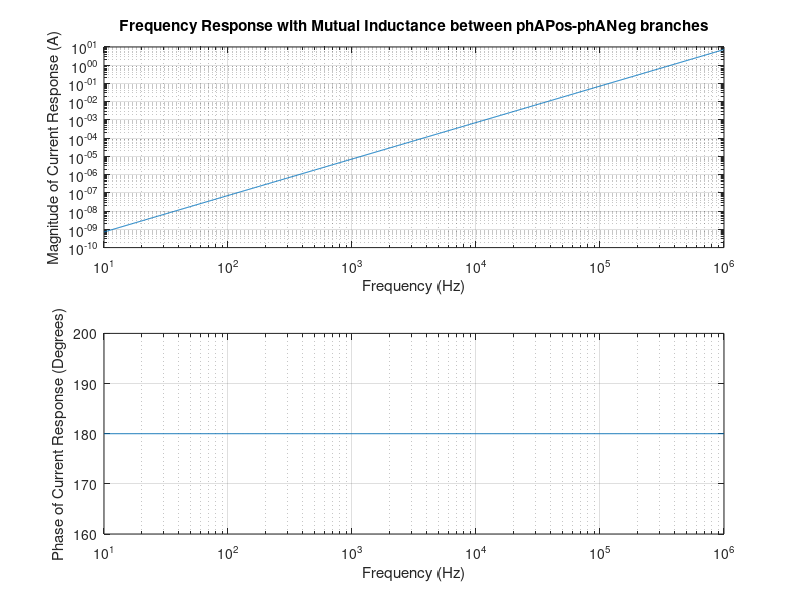

Reproduce this figure in MATLAB.
% Define component values
% Inductances between input nodes and capacitor nodes
LphAcap1Pos = 1e-6; % Example values in Henries
LphAcap2Pos = 1e-6;
LphAcap3Pos = 1e-6;
LphAcap4Pos = 1e-6;

LphAcap1Neg = 1e-6;
LphAcap2Neg = 1e-6;
LphAcap3Neg = 1e-6;
LphAcap4Neg = 1e-6;

% Mutual inductances between corresponding positive and negative branches
MphAcap1 = 0.5e-6;
MphAcap2 = 0.5e-6;
MphAcap3 = 0.5e-6;
MphAcap4 = 0.5e-6;

% Capacitances and ESLs
Ccap1 = 1e-6; ESLcap1 = 1e-9;
Ccap2 = 1e-6; ESLcap2 = 1e-9;
Ccap3 = 1e-6; ESLcap3 = 1e-9;
Ccap4 = 1e-6; ESLcap4 = 1e-9;

% Frequency range
frequencies = logspace(1, 6, 1000); % From 10 Hz to 1 MHz
omega = 2 * pi * frequencies; % Angular frequencies

% Initialize response array
current_response = zeros(size(frequencies));

% Define node indices for reference
% 1: phAPos, 2: phANeg, 3: Cap1Pos, 4: Cap1Neg, ..., 10: Cap4Neg
num_nodes = 10;
Y = zeros(num_nodes, num_nodes);

% Sweep through frequencies
for k = 1:length(omega)
    w = omega(k);
    
    % Reset admittance matrix
    Y = zeros(num_nodes, num_nodes);
    
    % Inductive admittance with mutual inductances
    % Y(1,3): phAPos to Cap1Pos, Y(2,4): phANeg to Cap1Neg (with mutual MphAcap1)
    Y(1, 3) = 1/(1i * w * LphAcap1Pos); Y(3, 1) = Y(1, 3);
    Y(2, 4) = 1/(1i * w * LphAcap1Neg); Y(4, 2) = Y(2, 4);
    Y(3, 4) = -1/(1i * w * MphAcap1); Y(4, 3) = Y(3, 4); % Mutual inductance

    % Y(1,5): phAPos to Cap2Pos, Y(2,6): phANeg to Cap2Neg (with mutual MphAcap2)
    Y(1, 5) = 1/(1i * w * LphAcap2Pos); Y(5, 1) = Y(1, 5);
    Y(2, 6) = 1/(1i * w * LphAcap2Neg); Y(6, 2) = Y(2, 6);
    Y(5, 6) = -1/(1i * w * MphAcap2); Y(6, 5) = Y(5, 6);

    % Y(1,7): phAPos to Cap3Pos, Y(2,8): phANeg to Cap3Neg (with mutual MphAcap3)
    Y(1, 7) = 1/(1i * w * LphAcap3Pos); Y(7, 1) = Y(1, 7);
    Y(2, 8) = 1/(1i * w * LphAcap3Neg); Y(8, 2) = Y(2, 8);
    Y(7, 8) = -1/(1i * w * MphAcap3); Y(8, 7) = Y(7, 8);

    % Y(1,9): phAPos to Cap4Pos, Y(2,10): phANeg to Cap4Neg (with mutual MphAcap4)
    Y(1, 9) = 1/(1i * w * LphAcap4Pos); Y(9, 1) = Y(1, 9);
    Y(2, 10) = 1/(1i * w * LphAcap4Neg); Y(10, 2) = Y(2, 10);
    Y(9, 10) = -1/(1i * w * MphAcap4); Y(10, 9) = Y(9, 10);

    % Capacitances and ESLs
    Y(3, 3) = Y(3, 3) + 1i * w * ESLcap1 + 1/(1i * w * Ccap1);
    Y(4, 4) = Y(4, 4) + 1i * w * ESLcap1 + 1/(1i * w * Ccap1);
    
    % Input current source at phAPos and phANeg
    I = zeros(num_nodes, 1);
    I(1) = 1; % Current source of 1 A
    
    % Solve for node voltages
    V = Y \ I;
    
    % Compute the current response through Cap1 (from Cap1Pos to Cap1Neg)
    Vcap1Pos = V(3);
    Vcap1Neg = V(4);
    current_response(k) = (Vcap1Pos - Vcap1Neg) * (1i * w * Ccap1);
end

% Plotting the frequency response
figure;
subplot(2, 1, 1);
loglog(frequencies, abs(current_response));
xlabel('Frequency (Hz)');
ylabel('Magnitude of Current Response (A)');
title('Frequency Response with Mutual Inductance between phAPos-phANeg branches');
grid on;

subplot(2, 1, 2);
semilogx(frequencies, angle(current_response) * (180/pi));
xlabel('Frequency (Hz)');
ylabel('Phase of Current Response (Degrees)');
grid on;
